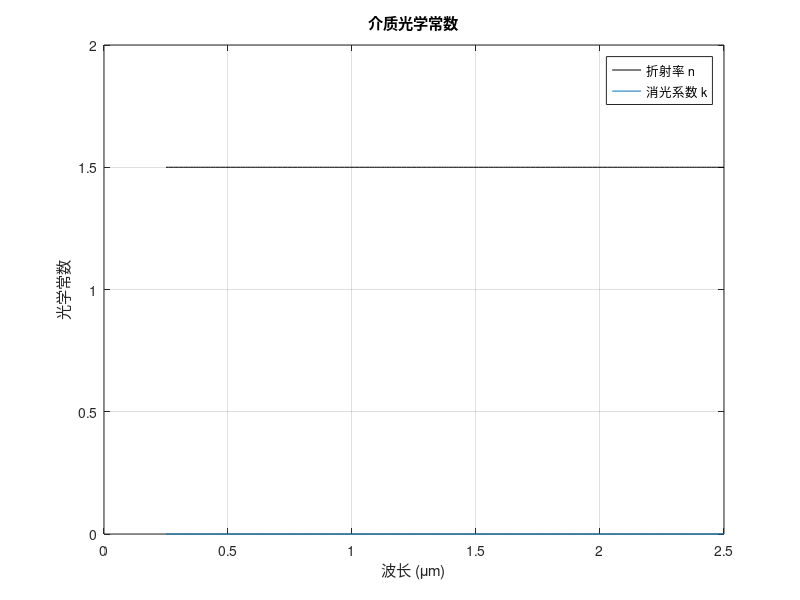

The MATLAB source for this figure: (Note: this script raises an error after producing the figure.)
%% ========================================================================
% 散射效率计算程序
% 功能：使用Mie散射理论计算不同波长和粒子半径下的散射效率、吸收效率等参数
% ========================================================================

clc
clear
close all

%% ========================================================================
% 第一部分：定义计算参数
% ========================================================================

% 定义波长范围（单位：米）
% 波长范围：0.25 到 2.5 微米，步长 0.01 微米
lamda = (0.25:0.01:2.5)' * 10^-6;
lamda_um = lamda * 10^6;  % 转换为微米单位，便于显示

% 物理常数
c = 299792458;  % 光速 (m/s)
w = 2*pi*c./lamda;  % 角频率 (rad/s)

%% ========================================================================
% 第二部分：设置介质的光学常数
% ========================================================================

% 介质折射率和消光系数
% 这里设置为常数：折射率 n=1.5，消光系数 k=0（无吸收介质）
% 可以根据需要修改为其他材料的光学常数函数
n_medium = ones(length(lamda), 1) * 1.5;
k_medium = zeros(length(lamda), 1);

% 绘制介质光学常数
figure
plot(lamda_um, n_medium, 'k', lamda_um, k_medium, '-');
xlabel('波长 (\mum)');
ylabel('光学常数');
title('介质光学常数');
legend('折射率 n', '消光系数 k', 'Location', 'best');
grid on;

%% ========================================================================
% 第三部分：设置粒子的光学常数
% ========================================================================

% 粒子折射率和消光系数
% 这里设置为常数：TiO2, 可以根据需要修改为其他材料的光学常数函数
n_particle = TiO2_n(lamda);
k_particle = TiO2_k(lamda);

% 计算介电常数（实部和虚部）
eps1 = n_particle.^2 - k_particle.^2;  % 介电常数实部
eps2 = 2 .* n_particle .* k_particle;  % 介电常数虚部

% 绘制粒子光学常数
figure
plot(lamda_um, n_particle, 'k', lamda_um, k_particle, '-');
xlabel('波长 (\mum)');
ylabel('光学常数');
title('颜料光学常数');
legend('折射率 n', '消光系数 k', 'Location', 'best');
grid on;

% 绘制介电常数
figure
plot(lamda_um, eps1, 'k', lamda_um, eps2, '-');
xlabel('波长 (\mum)');
ylabel('介电常数');
title('颜料介电常数');
legend('实部 \epsilon_1', '虚部 \epsilon_2', 'Location', 'best');
grid on;

%% ========================================================================
% 第四部分：定义粒子半径范围
% ========================================================================

% 粒子半径范围（单位：米）
% 从 500nm 到 8000nm，步长 100nm（直径从 1000nm 到 16000nm）
r_particle  = (1000:200:16000) / 2 * 1e-9;

%% ========================================================================
% 第五部分：初始化结果矩阵
% ========================================================================

% 预分配内存以提高计算效率
Qscat = zeros(length(lamda), length(r_particle));      % 散射效率
Qback_scat = zeros(length(lamda), length(r_particle)); % 后向散射效率
Qabs = zeros(length(lamda), length(r_particle));        % 吸收效率
Cscat = zeros(length(lamda), length(r_particle));     % 散射截面
Cabs = zeros(length(lamda), length(r_particle));       % 吸收截面

%% ========================================================================
% 第六部分：Mie散射计算主循环
% ========================================================================

% 对每个粒子半径进行循环
for k = 1:length(r_particle)
    % 对每个波长进行循环
    for i = 1:length(lamda)
        % 获取当前波长下的介质折射率
        n_medium_sc = n_medium(i);
        
        % 计算尺寸参数 x = 2*pi*n_medium*r/lambda
        % 这是Mie理论中的关键无量纲参数
        x_1 = 2*pi*n_medium_sc*r_particle(k)/lamda(i);
        
        % 计算相对折射率 m = (n_particle + i*k_particle) / n_medium
        m1 = (n_particle(i) + 1i*k_particle(i)) / n_medium_sc;
        
        % 调用Mie函数计算散射参数
        % Mie函数返回：[qext, qsca, qabs, qb, asy, qratio]
        % 其中：qext=消光效率, qsca=散射效率, qabs=吸收效率, 
        %       qb=后向散射效率, asy=不对称参数, qratio=后向散射比
        mie_result = Mie(m1, x_1);
        
        % 提取计算结果
        Qscat(i, k) = mie_result(2);        % 散射效率
        Qback_scat(i, k) = mie_result(4);   % 后向散射效率
        Qabs(i, k) = mie_result(3);         % 吸收效率
        
        % 计算散射和吸收截面（单位：m^2）
        % 截面 = 几何截面 × 效率因子
        Cscat(i, k) = pi * r_particle(k)^2 * Qscat(i, k);
        Cabs(i, k) = pi * r_particle(k)^2 * Qabs(i, k);
    end
end

%% ========================================================================
% 程序结束
% 计算结果存储在以下变量中：
% - Qscat: 散射效率矩阵 [波长 × 半径]
% - Qback_scat: 后向散射效率矩阵 [波长 × 半径]
% - Qabs: 吸收效率矩阵 [波长 × 半径]
% - Cscat: 散射截面矩阵 [波长 × 半径]
% - Cabs: 吸收截面矩阵 [波长 × 半径]
% ========================================================================

